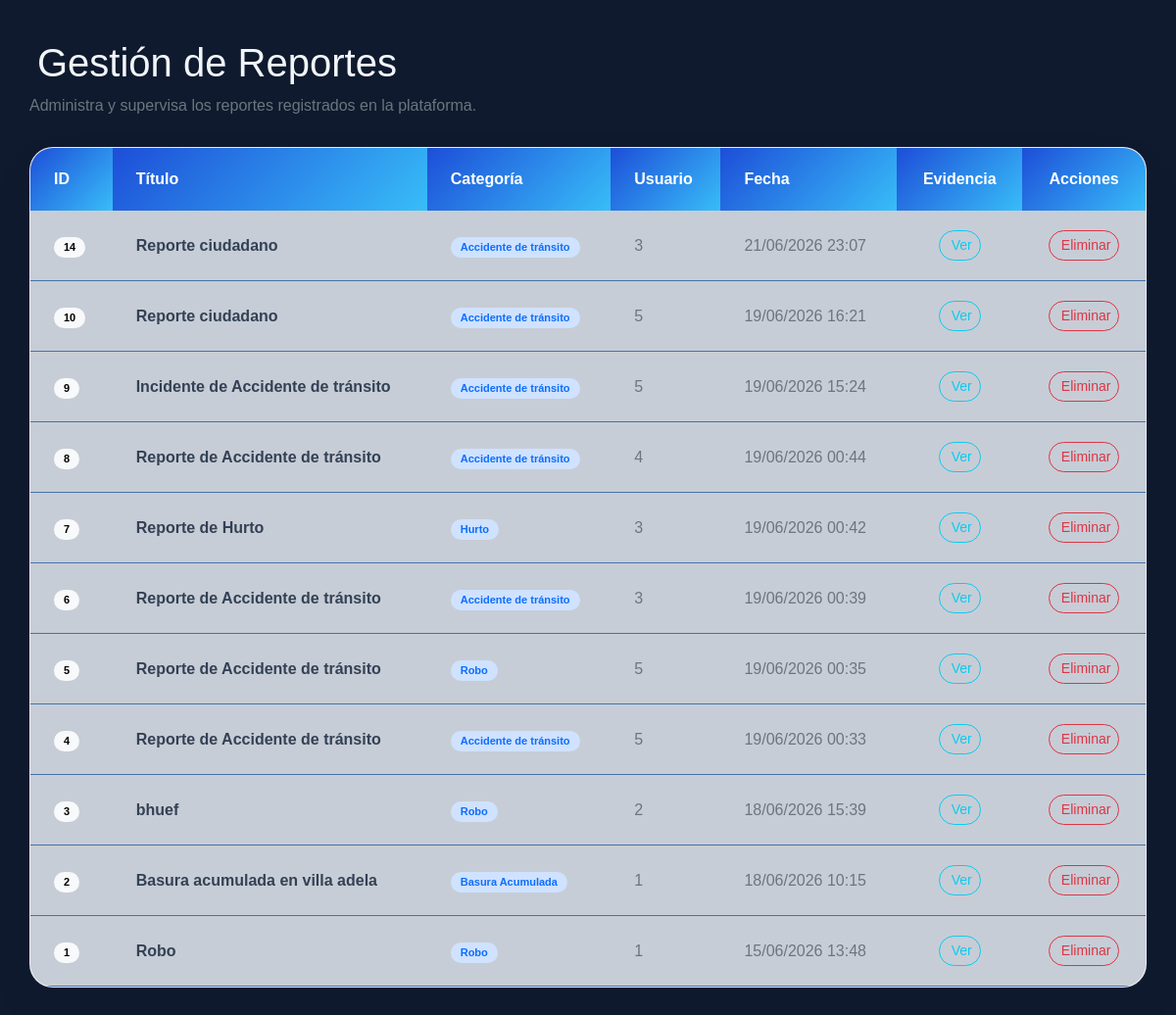
The app's page /admin/reportes (signed in) with its own data.
### app/models/reporte.py (models this page shows)
class Reporte(db.Model):
    __tablename__ = "reportes"
    id_reporte = db.Column(
        db.Integer,
        primary_key=True
    )
    titulo = db.Column(
        db.String(200),
        nullable=False
    )
    descripcion = db.Column(
        db.Text,
        nullable=False
    )
    fecha_reporte = db.Column(
        db.DateTime
    )
    fecha_actualizacion = db.Column(
        db.DateTime
    )
    latitud = db.Column(
        db.Float
    )
    longitud = db.Column(
        db.Float
    )
    id_usuario = db.Column(
        db.Integer,
        db.ForeignKey(
            "usuarios.id_usuario"
        )
    )
    id_categoria = db.Column(
        db.Integer,
        db.ForeignKey(
            "categorias.id_categoria"
        )
    )
    evidencias = db.relationship(
        "Evidencia",
        backref="reporte",
        lazy=True,
        cascade="all, delete-orphan"
    )
    categoria = db.relationship(
        "Categoria",
        backref="reportes"
    )
    zonas = db.relationship(
        "ReporteZona",
        backref="reporte",
        lazy=True
    )

### app/models/categoria.py (models this page shows)
class Categoria(db.Model):
    __tablename__ = "categorias"
    id_categoria = db.Column(
        db.Integer,
        primary_key=True
    )
    nombre = db.Column(
        db.String(100),
        nullable=False
    )
    descripcion = db.Column(
        db.String(200)
    )

### app/blueprints/admin/routes.py (the view)
@admin_bp.route("/admin/reportes")
@login_required
def reportes():
    todos_los_reportes = Reporte.query.order_by(
        Reporte.fecha_reporte.desc()
    ).all()
    return render_template(
        "admin/reportes.html",
        reportes=todos_los_reportes
    )

### app/__init__.py (called while the page is built)
@login_manager.user_loader
def load_user(user_id):
    return Usuario.query.get(
        int(user_id)
    )

### app/templates/admin/reportes.html (shortened to what this page needs)
{% extends "base.html" %}
{% block content %}
<div class="admin-page">
    <div class="admin-header">
        <div>
            <h1 class="admin-title">
                Gestión de Reportes
            </h1>
            <p class="text-secondary mb-0">
                Administra y supervisa los reportes registrados en la plataforma.
            </p>
        </div>
    </div>
    <div class="admin-card">
        <div class="table-responsive">
            <table class="table align-middle mb-0">
                <thead>
                    <tr>
                        <th>ID</th>
                        <th>Título</th>
                        <th>Categoría</th>
                        <th>Usuario</th>
                        <th>Fecha</th>
                        <th class="text-center">Evidencia</th>
                        <th class="text-center">Acciones</th>
                    </tr>
                </thead>
                <tbody>
                    {% for reporte in reportes %}
                    <tr>
                        <td>
                            <span class="badge rounded-pill text-bg-light">
                                {{ reporte.id_reporte }}
                            </span>
                        </td>
                        <td class="fw-semibold">
                            {{ reporte.titulo }}
                        </td>
                        <td>
                            {% if reporte.categoria %}
                                <span class="badge rounded-pill bg-primary-subtle text-primary">
                                    {{ reporte.categoria.nombre }}
                                </span>
                            {% else %}
                                <span class="badge rounded-pill bg-secondary-subtle text-secondary">
                                    Sin categoría
                                </span>
                            {% endif %}
                        </td>
                        <td>
                            <span class="text-secondary">
                                {{ reporte.id_usuario }}
                            </span>
                        </td>
                        <td class="text-secondary">
                            {{ reporte.fecha_reporte.strftime('%d/%m/%Y %H:%M') }}
                        </td>
                        <td class="text-center">
                            {% if reporte.evidencias %}
                                <button
                                    class="btn btn-sm btn-outline-info rounded-pill"
                                    data-bs-toggle="modal"
                                    data-bs-target="#modalEvidencia{{ reporte.id_reporte }}">
                                    Ver
                                </button>
                            {% else %}
                                <span class="text-secondary">
                                    Sin evidencia
                                </span>
                            {% endif %}
                        </td>
                        <td>
                            <div class="d-flex justify-content-center">
                                <a
                                    href="{{ url_for('reportes.eliminar', id=reporte.id_reporte) }}"
                                    class="btn btn-sm btn-outline-danger rounded-pill"
                                    onclick="return confirm('¿Deseas eliminar este reporte?')">
                                    Eliminar
                                </a>
                            </div>
                        </td>
                    </tr>
                    {% endfor %}
                </tbody>
            </table>
        </div>
    </div>
</div>
{% endblock %}

### app/static/css/style.css (style rules this page uses)
body { background:#eef3f8; font-family:Arial,Helvetica,sans-serif; }
.btn { border-radius:10px; }
.table { background:white; border-radius:10px; }

### app/static/css/safecity.css (style rules this page uses)
:root { --bg-primary:#0f1a2e; --bg-secondary:#162035; --bg-accent:#0c1e3d; --blue-primary:#2563eb; --blue-secondary:#1a3a8f; --blue-light:#60a5fa; --text-primary:#f1f5f9; --text-secondary:#cbd5e1; --text-muted:#64748b; --success:#34d399; --warning:#fbbf24; --border:rgba(255,255,255,.08); --radius-sm:8px; --radius-md:12px; --radius-lg:18px; }
* { box-sizing:border-box; margin:0; padding:0; }
body { background:var(--bg-primary); color:var(--text-primary); font-family:Arial,Helvetica,sans-serif; }
.badge { padding:5px 10px; border-radius:20px; font-size:11px; }
.admin-page { max-width: 1400px; margin: 0 auto; padding: 40px 30px; }
.admin-header { display: flex; justify-content: space-between; align-items: center; gap: 20px; margin-bottom: 30px; }
.admin-card { background: #f8fbff; border: 1px solid rgba(148, 163, 184, .18); border-radius: 24px; overflow: hidden; box-shadow: 0 20px 40px rgba( 15, 23, 42, .08 ); }
.admin-card .table { margin: 0; }
.admin-card table thead th { background: linear-gradient( 135deg, #1d4ed8, #38bdf8 ); color: #fff; border: none; padding: 20px 24px; }
.admin-card table tbody td { padding: 20px 24px; vertical-align: middle; background: #c7cdd6; color: #334155; }
.admin-card table tbody tr { border-color: #4672ac; }

### records on screen
Reporte: id_reporte "14", titulo "Reporte ciudadano", categoria.nombre "Accidente de tránsito", id_usuario "3", fecha_reporte "21/06/2026 23:07"
Reporte: id_reporte "10", titulo "Reporte ciudadano", categoria.nombre "Accidente de tránsito", id_usuario "5", fecha_reporte "19/06/2026 16:21"
Reporte: id_reporte "9", titulo "Incidente de Accidente de tránsito", categoria.nombre "Accidente de tránsito", id_usuario "5", fecha_reporte "19/06/2026 15:24"
Reporte: id_reporte "8", titulo "Reporte de Accidente de tránsito", categoria.nombre "Accidente de tránsito", id_usuario "4", fecha_reporte "19/06/2026 00:44"
Reporte: id_reporte "7", titulo "Reporte de Hurto", categoria.nombre "Hurto", id_usuario "3", fecha_reporte "19/06/2026 00:42"
Reporte: id_reporte "6", titulo "Reporte de Accidente de tránsito", categoria.nombre "Accidente de tránsito", id_usuario "3", fecha_reporte "19/06/2026 00:39"
Reporte: id_reporte "5", titulo "Reporte de Accidente de tránsito", categoria.nombre "Robo", id_usuario "5", fecha_reporte "19/06/2026 00:35"
Reporte: id_reporte "4", titulo "Reporte de Accidente de tránsito", categoria.nombre "Accidente de tránsito", id_usuario "5", fecha_reporte "19/06/2026 00:33"
Reporte: id_reporte "3", titulo "bhuef", categoria.nombre "Robo", id_usuario "2", fecha_reporte "18/06/2026 15:39"
Reporte: id_reporte "2", titulo "Basura acumulada en villa adela", categoria.nombre "Basura Acumulada", id_usuario "1", fecha_reporte "18/06/2026 10:15"
Reporte: id_reporte "1", titulo "Robo", categoria.nombre "Robo", id_usuario "1", fecha_reporte "15/06/2026 13:48"
